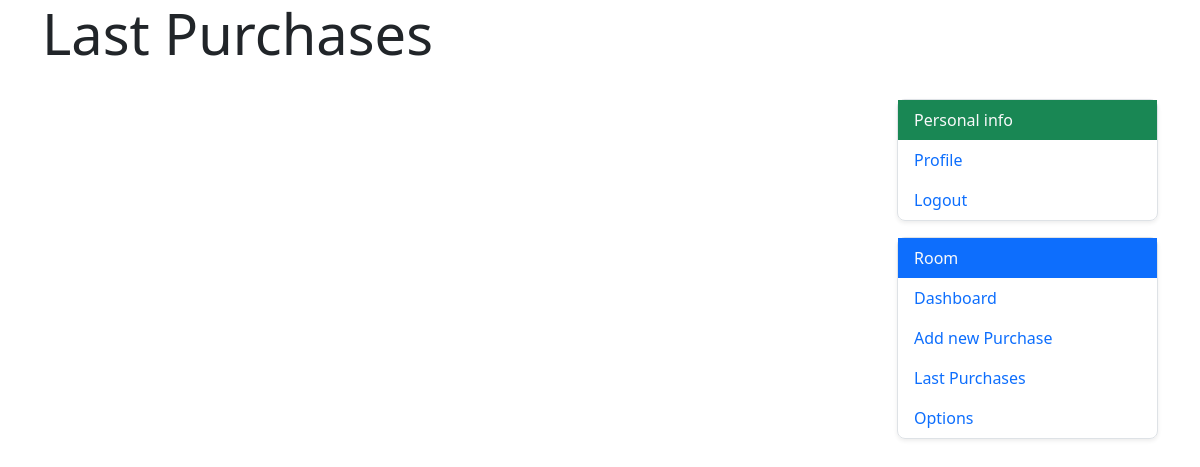
Page /room/purchase_list/9/ (signed in) on the earlier database version.
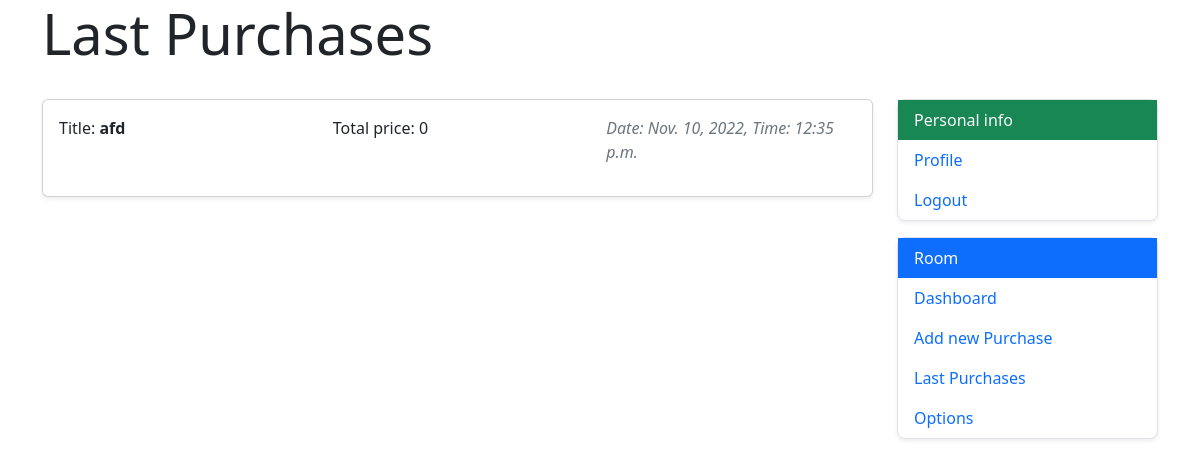
Same page on the later database version.
### rooms/models.py (models this page shows, shortened)
class Purchase(models.Model):
    title = models.CharField(max_length=250, blank=True)
    created_at = models.DateTimeField(auto_now_add=True)
    purchaser = models.ForeignKey(get_user_model(), related_name='purchase', on_delete=models.CASCADE, blank=False)
    items = models.ManyToManyField(Item, related_name='cart')
    member = models.ManyToManyField(get_user_model(), related_name='shared_purchase', blank=True)
    is_payed = models.BooleanField(default=False)
    room = models.ForeignKey(Room, on_delete=models.CASCADE, related_name='purchases', null=True)

### rooms/views.py (the view)
# urls.py: path('purchase_list/<int:pk>/', views.purchase_list_view, name='purchase_list')
def purchase_list_view(request, pk):
    room = Room.objects.get(pk=pk)
    purchases = Purchase.objects.filter(room=room)
    purchase_sum = 0
    context = {
        'room_obj': room,
        'purchases': purchases,
        'sum': purchase_sum,
    }
    return render(request, 'rooms/purchase_list.html', context=context)

### rooms/templates/rooms/purchase_list.html (shortened to what this page needs)
{% extends '_base.html' %}
{% block page-content %}
    <div class="container">
<p class="display-4">Last Purchases</p>
        <div class="row">
            <div class="col-9">
                {% for purchase in purchases %}
                    <div class="card my-3 shadow-sm" data-bs-toggle="collapse" data-bs-target="#PurchaseDetail{{ forloop.counter }}"
                         aria-expanded="false" aria-controls="PurchaseDetail{{ forloop.counter }}">
                        <div class="card-body">
                            <div class="row">
                                <div class="col"><p class="text fw-normal" style="display: inline;">Title: </p><p class="text fw-semibold" style="display: inline;">{{ purchase.title }}</p></div>
                                <div class="col"><p class="text">Total price: {{ sum }}</p></div>
                                <div class="col"><p class="text-muted fst-italic fw-light">Date: {{ purchase.created_at.date }}, Time: {{ purchase.created_at.time }}</p></div>
                            </div>
                        </div>
                    </div>
                {% endfor %}
            </div>
            <div class="col-3">
                {% include 'rooms/right_panel.html' with room=room_obj %}
            </div>
        </div>
    </div>
{% endblock %}

### templates/_base.html (shortened to what this page needs)
<!DOCTYPE HTML >
<html lang="en">
<head>
    <link href="https://cdn.jsdelivr.net/npm/bootstrap@5.2.2/dist/css/bootstrap.min.css" rel="stylesheet">
</head>
<body>
{% block page-content %}
{% endblock %}
</body>
</html>

### rooms/templates/rooms/right_panel.html
<nav class="nav flex-column shadow-sm my-3 border" style="border-radius: 8px">
                    <a class="nav-link active text-light bg-success">Personal info</a>
                    <a class="nav-link active" href="{% url 'profile_update' user.id %}">Profile</a>
                    <a class="nav-link" href="{% url 'account_logout' %}">Logout</a>
                </nav>
{% if user.has_room %}
                <nav class="nav flex-column shadow-sm my-3 border" style="border-radius: 8px">
                    <a class="nav-link active text-light bg-primary">Room</a>
                    <a class="nav-link active" href="{% url 'room_dashboard' %}">Dashboard</a>
                    <a class="nav-link" href="{% url 'new_purchase' %}">Add new Purchase</a>
                    <a class="nav-link" href="{% url 'purchase_list' pk=room.id %}">Last Purchases</a>
                    <a class="nav-link" href="{% url 'room_options' pk=room.id %}">Options</a>
                </nav>
{% endif %}

Differences in the rows shown:
added Purchase: title "afd", is_payed "0", created_at "Nov. 10, 2022", created_at.time "12:35 p.m."
